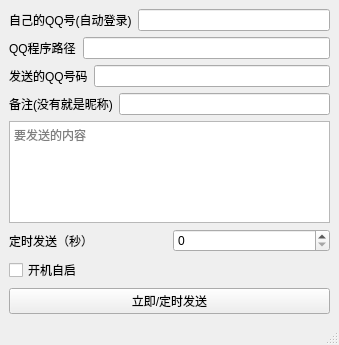
<?xml version="1.0" encoding="UTF-8"?>
<ui version="4.0">
 <class>MainWindow</class>
 <widget class="QMainWindow" name="MainWindow">
  <property name="geometry">
   <rect>
    <x>0</x>
    <y>0</y>
    <width>339</width>
    <height>345</height>
   </rect>
  </property>
  <property name="windowTitle">
   <string>MainWindow</string>
  </property>
  <widget class="QWidget" name="centralwidget">
   <layout class="QVBoxLayout" name="verticalLayout">
    <item>
     <layout class="QHBoxLayout" name="horizontalLayout_4">
      <property name="topMargin">
       <number>0</number>
      </property>
      <item>
       <widget class="QLabel" name="label_3">
        <property name="text">
         <string>自己的QQ号(自动登录)</string>
        </property>
       </widget>
      </item>
      <item>
       <widget class="QLineEdit" name="myQQNumberEdit"/>
      </item>
     </layout>
    </item>
    <item>
     <layout class="QHBoxLayout" name="horizontalLayout_6">
      <property name="topMargin">
       <number>0</number>
      </property>
      <item>
       <widget class="QLabel" name="label_5">
        <property name="text">
         <string>QQ程序路径</string>
        </property>
       </widget>
      </item>
      <item>
       <widget class="QLineEdit" name="qqPathEdit"/>
      </item>
     </layout>
    </item>
    <item>
     <layout class="QHBoxLayout" name="horizontalLayout">
      <item>
       <widget class="QLabel" name="label">
        <property name="text">
         <string>发送的QQ号码</string>
        </property>
       </widget>
      </item>
      <item>
       <widget class="QLineEdit" name="targetQQNumberEdit"/>
      </item>
     </layout>
    </item>
    <item>
     <layout class="QHBoxLayout" name="horizontalLayout_2">
      <item>
       <widget class="QLabel" name="label_2">
        <property name="text">
         <string>备注(没有就是昵称)</string>
        </property>
       </widget>
      </item>
      <item>
       <widget class="QLineEdit" name="targetRemarkEdit"/>
      </item>
     </layout>
    </item>
    <item>
     <layout class="QHBoxLayout" name="horizontalLayout_3">
      <item>
       <widget class="QTextEdit" name="sendContentEdit">
        <property name="placeholderText">
         <string>要发送的内容</string>
        </property>
       </widget>
      </item>
     </layout>
    </item>
    <item>
     <layout class="QHBoxLayout" name="horizontalLayout_5">
      <property name="topMargin">
       <number>0</number>
      </property>
      <item>
       <widget class="QLabel" name="label_4">
        <property name="text">
         <string>定时发送（秒）</string>
        </property>
       </widget>
      </item>
      <item>
       <widget class="QSpinBox" name="delaySpin"/>
      </item>
     </layout>
    </item>
    <item>
     <widget class="QCheckBox" name="autoStartCheck">
      <property name="text">
       <string>开机自启</string>
      </property>
     </widget>
    </item>
    <item>
     <widget class="QPushButton" name="sendButton">
      <property name="text">
       <string>立即/定时发送</string>
      </property>
     </widget>
    </item>
   </layout>
  </widget>
  <widget class="QMenuBar" name="menubar">
   <property name="geometry">
    <rect>
     <x>0</x>
     <y>0</y>
     <width>339</width>
     <height>23</height>
    </rect>
   </property>
  </widget>
  <widget class="QStatusBar" name="statusbar"/>
 </widget>
 <resources/>
 <connections/>
</ui>
